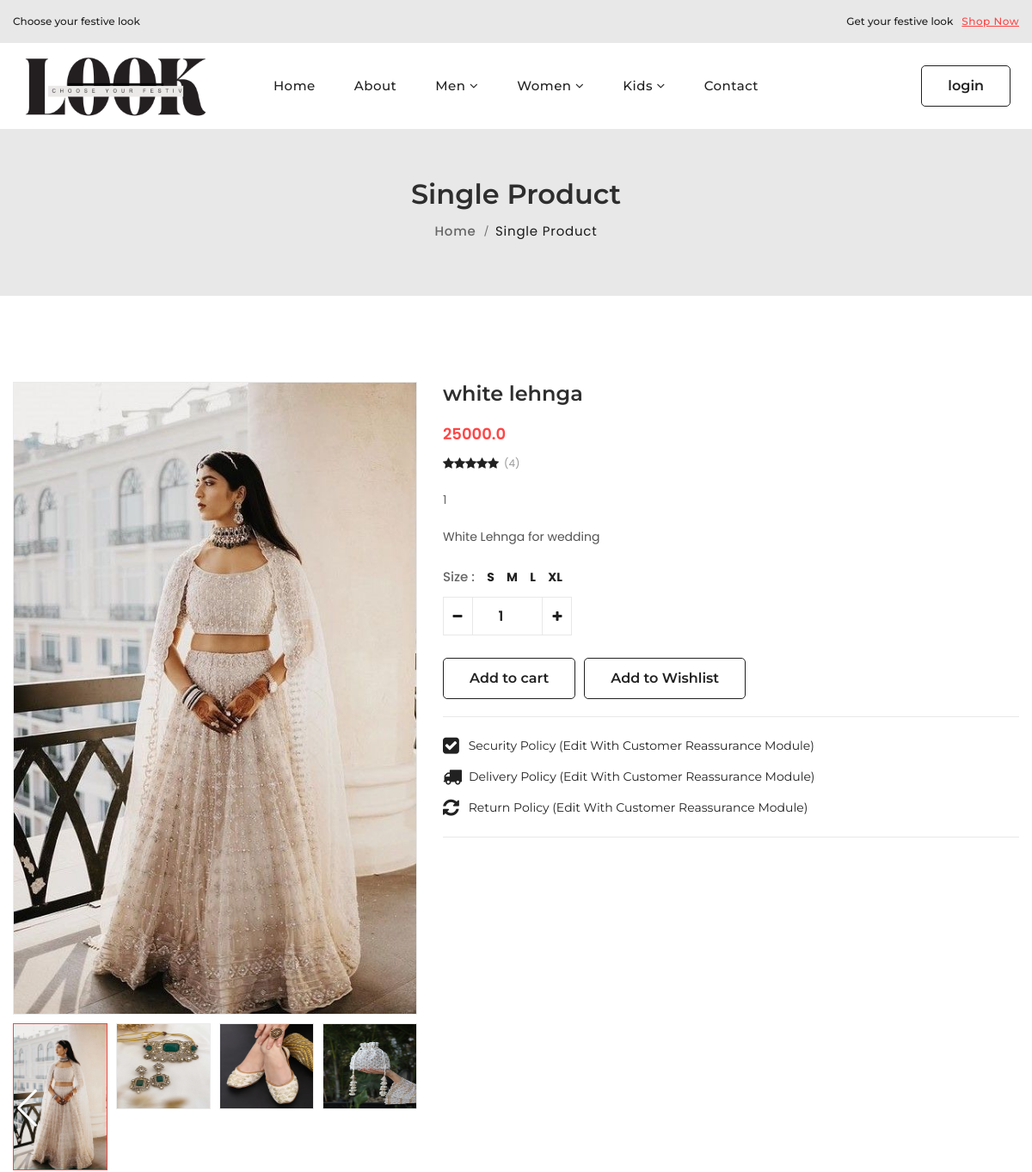
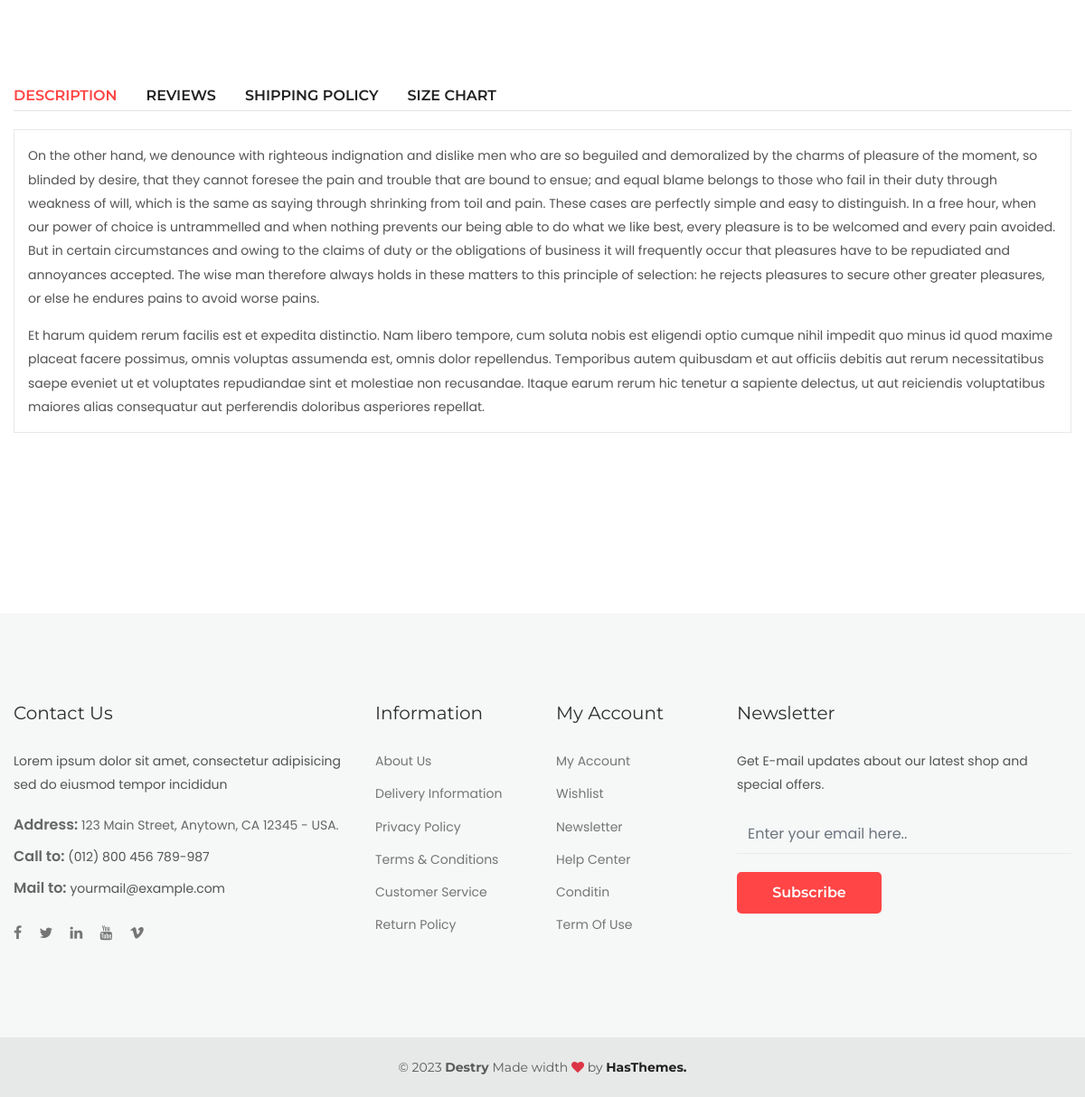
Page /single-product/1 on the committed database (2 pictures, top to bottom).
### myapp/models.py (models this page shows, shortened)
class product(models.Model):
    name=models.CharField(max_length=20)
    pimage=models.ImageField(upload_to="photos")
    catid=models.ForeignKey(category,on_delete=models.CASCADE)
    typeid=models.ForeignKey(Type,on_delete=models.CASCADE,null=True)
    price=models.FloatField()
    description= models.TextField()
    status= models.CharField(max_length=20)
    def product_photo(self):
        return mark_safe('<img src="{}" width="100"/>'.format(self.pimage.url))
    product_photo.allow_tags = True

class productimages(models.Model):
    pid = models.ForeignKey(product,on_delete=models.CASCADE)
    pimage = models.ImageField(upload_to="photos")
    def product_photo(self):
        return mark_safe('<img src="{}" width="100"/>'.format(self.pimage.url))
    product_photo.allow_tags = True

### myapp/views.py (the view)
# urls.py: path('single-product/<int:id>', views.singleproductpage),
def singleproductpage(request,id):
    print(id)
    fetchdata = product.objects.get(id=id)  # will send single row as output
    prodimages = productimages.objects.filter(pid=id)
    context = {
        "data": fetchdata,
        "images":prodimages
    }
    return render(request,"single-product.html",context)

### myapp/templates/single-product.html (shortened to what this page needs)
<!DOCTYPE html>
<html lang="en">
<head>
    <link rel="stylesheet" href="/static/assets/css/vendor/fontawesome.min.css">
    <link rel="stylesheet" href="/static/assets/css/vendor/pe-icon-7-stroke.min.css">
    <link rel="stylesheet" href="/static/assets/css/plugins/swiper-bundle.min.css" />
    <link rel="stylesheet" href="/static/assets/css/plugins/animate.min.css" />
    <link rel="stylesheet" href="/static/assets/css/plugins/aos.min.css" />
    <link rel="stylesheet" href="/static/assets/css/plugins/nice-select.min.css" />
    <link rel="stylesheet" href="/static/assets/css/plugins/jquery-ui.min.css" />
    <link rel="stylesheet" href="/static/assets/css/plugins/lightgallery.min.css" />
    <link rel="stylesheet" href="/static/assets/css/style.css" />
</head>
<body>
    <div class="header section">
        {% include "nav.html" %}
    </div>
    <div class="section">
        <div class="breadcrumb-area bg-light">
            <div class="container-fluid">
                <div class="breadcrumb-content text-center">
                    <h1 class="title">Single Product</h1>
                    <ul>
                        <li>
                            <a href="/">Home </a>
                        </li>
                        <li class="active"> Single Product</li>
                    </ul>
                </div>
            </div>
        </div>
    </div>
    <div class="section section-margin">
        <div class="container">
            <div class="row">
                <div class="col-lg-5 offset-lg-0 col-md-8 offset-md-2 col-custom">
                    <div class="product-details-img">
                        <div class="single-product-img swiper-container gallery-top">
                            <div class="swiper-wrapper popup-gallery">
                                <a class="swiper-slide w-100" href="/media/{{ data.pimage }}">
                                    <img class="w-100" src="/media/{{ data.pimage }}" alt="Product">
                                </a>
                            </div>
                        </div>
                        <div class="single-product-thumb swiper-container gallery-thumbs">
                            <div class="swiper-wrapper">
                                <div class="swiper-slide">
                                    <img src="/media/{{ data.pimage }}" alt="Product">
                                </div>
                                 {% for i in images %}
                                <div class="swiper-slide">
                                    <img src="/media/{{ i.pimage }}" alt="Product" height="100px">
                                </div>
                                {% endfor %}
                            </div>
                            <div class="swiper-button-horizental-next  swiper-button-next"></div>
                            <div class="swiper-button-horizental-prev swiper-button-prev"></div>
                        </div>
                    </div>
                </div>
                <div class="col-lg-7 col-custom">
                    <div class="product-summery position-relative">
                        <div class="product-head mb-3">
                            <h2 class="product-title">{{ data.name }}</h2>
                        </div>
                        <div class="price-box mb-2">
                            <span class="regular-price">{{ data.price }}</span>
                        </div>
                        <span class="ratings justify-content-start">
                                <span class="rating-wrap">
                                    <span class="star" style="width: 100%"></span>
                        </span>
                        <span class="rating-num">(4)</span>
                        </span>
                        <div class="sku mb-3">
                            <span>{{ data.id }}</span>
                        </div>
                        <p class="desc-content mb-5">{{ data.description }}</p>
                        <div class="product-meta mb-3">
                            <div class="product-size">
                                <span>Size :</span>
                                <a href="#"><strong>S</strong></a>
                                <a href="#"><strong>M</strong></a>
                                <a href="#"><strong>L</strong></a>
                                <a href="#"><strong>XL</strong></a>
                            </div>
                        </div>
                        <form method="post" action="/insertintocart">
                        <div class="quantity mb-5">
                            <div class="cart-plus-minus">
                                <input class="cart-plus-minus-box" value="1" type="number" id="quantity" name="quantity">
                                <div class="dec qtybutton"></div>
                                <div class="inc qtybutton"></div>
                            </div>
                        </div>
                        <div class="cart-wishlist-btn mb-4">
                            <div class="add-to_cart">
                               <input type="submit" value="Add to cart" class="btn btn-outline-dark btn-hover-primary">
                               </div>
                              </form>
                            <form method="post" action="/insertintowishlist">
                            <div class="add-to-wishlist">
                                <input type="submit" value="Add to Wishlist" class="btn btn-outline-dark btn-hover-primary">
                            </div>
                          </form>
                         </div>
                        <ul class="product-delivery-policy border-top pt-4 mt-4 border-bottom pb-4">
                            <li> <i class="fa fa-check-square"></i> <span>Security Policy (Edit With Customer Reassurance Module)</span></li>
                            <li><i class="fa fa-truck"></i><span>Delivery Policy (Edit With Customer Reassurance Module)</span></li>
                            <li><i class="fa fa-refresh"></i><span>Return Policy (Edit With Customer Reassurance Module)</span></li>
                        </ul>
                    </div>
                </div>
            </div>
            <div class="row section-margin">
                <div class="col-lg-12 col-custom single-product-tab">
                    <ul class="nav nav-tabs" id="myTab" role="tablist">
                        <li class="nav-item">
                            <a class="nav-link active text-uppercase" id="home-tab" data-bs-toggle="tab" href="#connect-1" role="tab" aria-selected="true">Description</a>
                        </li>
                        <li class="nav-item">
                            <a class="nav-link text-uppercase" id="profile-tab" data-bs-toggle="tab" href="#connect-2" role="tab" aria-selected="false">Reviews</a>
                        </li>
                        <li class="nav-item">
                            <a class="nav-link text-uppercase" id="contact-tab" data-bs-toggle="tab" href="#connect-3" role="tab" aria-selected="false">Shipping Policy</a>
                        </li>
                        <li class="nav-item">
                            <a class="nav-link text-uppercase" id="review-tab" data-bs-toggle="tab" href="#connect-4" role="tab" aria-selected="false">Size Chart</a>
                        </li>
                    </ul>
                    <div class="tab-content mb-text" id="myTabContent">
                        <div class="tab-pane fade show active" id="connect-1" role="tabpanel" aria-labelledby="home-tab">
                            <div class="desc-content border p-3">
                                <p class="mb-3">On the other hand, we denounce with righteous indignation and dislike men who are so beguiled and demoralized by the charms of pleasure of the moment, so blinded by desire, that they cannot foresee the pain and trouble that are bound to ensue; and equal blame belongs to those who fail in their duty through weakness of will, which is the same as saying through shrinking from toil and pain. These cases are perfectly simple and easy to distinguish. In a free hour, when our power of choice is untrammelled and when nothing prevents our being able to do what we like best, every pleasure is to be welcomed and every pain avoided. But in certain circumstances and owing to the claims of duty or the obligations of business it will frequently occur that pleasures have to be repudiated and annoyances accepted. The wise man therefore always holds in these matters to this principle of selection: he rejects pleasures to secure other greater pleasures, or else he endures pains to avoid worse pains.</p>
                                <p>Et harum quidem rerum facilis est et expedita distinctio. Nam libero tempore, cum soluta nobis est eligendi optio cumque nihil impedit quo minus id quod maxime placeat facere possimus, omnis voluptas assumenda est, omnis dolor repellendus. Temporibus autem quibusdam et aut officiis debitis aut rerum necessitatibus saepe eveniet ut et voluptates repudiandae sint et molestiae non recusandae. Itaque earum rerum hic tenetur a sapiente delectus, ut aut reiciendis voluptatibus maiores alias consequatur aut perferendis doloribus asperiores repellat.</p>
                            </div>
                        </div>
                    </div>
                </div>
            </div>
                            <div class="swiper-product-button-next swiper-button-next swiper-button-white d-md-flex d-none"><i class="pe-7s-angle-right"></i></div>
                            <div class="swiper-product-button-prev swiper-button-prev swiper-button-white d-md-flex d-none"><i class="pe-7s-angle-left"></i></div>
                        </div>
                    </div>
    <footer class="section footer-section">
        <div class="footer-top section-padding">
            <div class="container">
                <div class="row mb-n10">
                    <div class="col-12 col-sm-6 col-lg-4 col-xl-4 mb-10" data-aos="fade-up" data-aos-delay="200">
                        <div class="single-footer-widget">
                            <h2 class="widget-title">Contact Us</h2>
                            <p class="desc-content">Lorem ipsum dolor sit amet, consectetur adipisicing sed do eiusmod tempor incididun</p>
                            <ul class="widget-address">
                                <li><span>Address: </span> 123 Main Street, Anytown, CA 12345 - USA.</li>
                                <li><span>Call to: </span> <a href="#"> (012) 800 456 789-987</a></li>
                                <li><span>Mail to: </span> <a href="#"> yourmail@example.com</a></li>
                            </ul>
                            <div class="widget-social justify-content-start mt-4">
                                <a title="Facebook" href="#"><i class="fa fa-facebook-f"></i></a>
                                <a title="Twitter" href="#"><i class="fa fa-twitter"></i></a>
                                <a title="Linkedin" href="#"><i class="fa fa-linkedin"></i></a>
                                <a title="Youtube" href="#"><i class="fa fa-youtube"></i></a>
                                <a title="Vimeo" href="#"><i class="fa fa-vimeo"></i></a>
                            </div>
                        </div>
                    </div>
                    <div class="col-12 col-sm-6 col-lg-2 col-xl-2 mb-10" data-aos="fade-up" data-aos-delay="300">
                        <div class="single-footer-widget">
                            <h2 class="widget-title">Information</h2>
                            <ul class="widget-list">
                                <li><a href="about.html">About Us</a></li>
                                <li><a href="about.html">Delivery Information</a></li>
                                <li><a href="about.html">Privacy Policy</a></li>
                                <li><a href="about.html">Terms & Conditions</a></li>
                                <li><a href="about.html">Customer Service</a></li>
                                <li><a href="about.html">Return Policy</a></li>
                            </ul>
                        </div>
                    </div>
                    <div class="col-12 col-sm-6 col-lg-2 col-xl-2 mb-10" data-aos="fade-up" data-aos-delay="400">
                        <div class="single-footer-widget aos-init aos-animate">
                            <h2 class="widget-title">My Account</h2>
                            <ul class="widget-list">
                                <li><a href="account.html">My Account</a></li>
                                <li><a href="wishlist.html">Wishlist</a></li>
                                <li><a href="contact.html">Newsletter</a></li>
                                <li><a href="contact.html">Help Center</a></li>
                                <li><a href="contact.html">Conditin</a></li>
                                <li><a href="contact.html">Term Of Use</a></li>
                            </ul>
                        </div>
                    </div>
                    <div class="col-12 col-sm-6 col-lg-4 col-xl-4 mb-10" data-aos="fade-up" data-aos-delay="500">
                        <div class="single-footer-widget">
                            <h2 class="widget-title">Newsletter</h2>
                            <div class="widget-body">
                                <p class="desc-content mb-0">Get E-mail updates about our latest shop and special offers.</p>
                                <div class="newsletter-form-wrap pt-4">
                                    <form id="mc-form" class="mc-form">
                                        <input type="email" id="mc-email" class="form-control email-box mb-4" placeholder="Enter your email here.." name="EMAIL">
                                        <button id="mc-submit" class="newsletter-btn btn btn-primary btn-hover-dark" type="submit">Subscribe</button>
                                    </form>
                                </div>
                            </div>
                        </div>
                    </div>
                </div>
            </div>
        </div>
        <div class="footer-bottom">
            <div class="container">
                <div class="row align-items-center">
                    <div class="col-12 text-center">
                        <div class="copyright-content">
                            <p class="mb-0">© 2023 <strong>Destry </strong> Made width <i class="fa fa-heart text-danger"></i> by <a href="https://hasthemes.com/">HasThemes.</a></p>
                        </div>
                    </div>
                </div>
            </div>
        </div>
    </footer>
</body>
</html>

### rows in the picture
product: pimage (picture), name "white lehnga", price "25000.0", id "1", description "White Lehnga for wedding"
productimages: pimage (picture)
productimages: pimage (picture)
productimages: pimage (picture)
